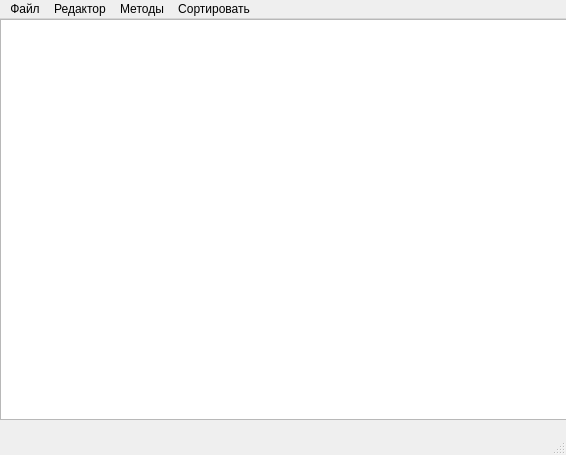
<?xml version="1.0" encoding="UTF-8"?>
<ui version="4.0">
 <class>MainWindow</class>
 <widget class="QMainWindow" name="MainWindow">
  <property name="geometry">
   <rect>
    <x>0</x>
    <y>0</y>
    <width>566</width>
    <height>455</height>
   </rect>
  </property>
  <property name="windowTitle">
   <string>MainWindow</string>
  </property>
  <widget class="QWidget" name="centralwidget">
   <widget class="QTextBrowser" name="textBrowser">
    <property name="geometry">
     <rect>
      <x>0</x>
      <y>0</y>
      <width>571</width>
      <height>401</height>
     </rect>
    </property>
   </widget>
  </widget>
  <widget class="QMenuBar" name="menubar">
   <property name="geometry">
    <rect>
     <x>0</x>
     <y>0</y>
     <width>566</width>
     <height>25</height>
    </rect>
   </property>
   <widget class="QMenu" name="menu">
    <property name="title">
     <string>Файл</string>
    </property>
    <addaction name="action"/>
    <addaction name="action_2"/>
   </widget>
   <widget class="QMenu" name="menu_2">
    <property name="title">
     <string>Редактор</string>
    </property>
    <addaction name="action_3"/>
    <addaction name="action_4"/>
    <addaction name="action_5"/>
    <addaction name="action_6"/>
   </widget>
   <widget class="QMenu" name="menu_3">
    <property name="title">
     <string>Методы</string>
    </property>
    <addaction name="action_7"/>
    <addaction name="action_8"/>
    <addaction name="action_9"/>
   </widget>
   <widget class="QMenu" name="menu_4">
    <property name="title">
     <string>Сортировать</string>
    </property>
    <addaction name="action_10"/>
   </widget>
   <addaction name="menu"/>
   <addaction name="menu_2"/>
   <addaction name="menu_3"/>
   <addaction name="menu_4"/>
  </widget>
  <widget class="QStatusBar" name="statusbar"/>
  <action name="action">
   <property name="text">
    <string>Открыть</string>
   </property>
  </action>
  <action name="action_2">
   <property name="text">
    <string>Сохранить</string>
   </property>
  </action>
  <action name="action_3">
   <property name="text">
    <string>Вывести список</string>
   </property>
  </action>
  <action name="action_4">
   <property name="text">
    <string>Добавить</string>
   </property>
  </action>
  <action name="action_5">
   <property name="text">
    <string>Удалить</string>
   </property>
  </action>
  <action name="action_6">
   <property name="text">
    <string>Изменить</string>
   </property>
  </action>
  <action name="action_7">
   <property name="text">
    <string>Поиск товара по названию</string>
   </property>
  </action>
  <action name="action_8">
   <property name="text">
    <string>Вывод информацию о товарах, хранящихся больше определенного времени</string>
   </property>
  </action>
  <action name="action_9">
   <property name="text">
    <string>Вывод информации со стоимостью ниже указанной</string>
   </property>
  </action>
  <action name="action_10">
   <property name="text">
    <string>Сортировать</string>
   </property>
  </action>
 </widget>
 <resources/>
 <connections/>
</ui>
